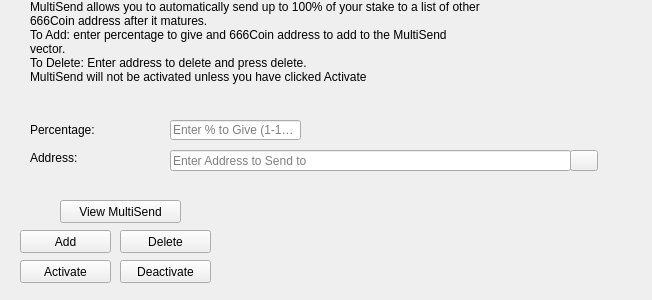
<?xml version="1.0" encoding="UTF-8"?>
<ui version="4.0">
 <class>StakeForCharityDialog</class>
 <widget class="QWidget" name="StakeForCharityDialog">
  <property name="windowModality">
   <enum>Qt::NonModal</enum>
  </property>
  <property name="geometry">
   <rect>
    <x>0</x>
    <y>0</y>
    <width>652</width>
    <height>300</height>
   </rect>
  </property>
  <property name="windowTitle">
   <string>Stake For Charity</string>
  </property>
  <widget class="QLineEdit" name="charityPercentEdit">
   <property name="geometry">
    <rect>
     <x>170</x>
     <y>120</y>
     <width>131</width>
     <height>20</height>
    </rect>
   </property>
   <property name="toolTip">
    <string>Enter whole numbers 1 - 100</string>
   </property>
   <property name="placeholderText">
    <string>Enter % to Give (1-100)</string>
   </property>
  </widget>
  <widget class="QLineEdit" name="charityAddressEdit">
   <property name="geometry">
    <rect>
     <x>170</x>
     <y>150</y>
     <width>401</width>
     <height>21</height>
    </rect>
   </property>
   <property name="toolTip">
    <string/>
   </property>
   <property name="placeholderText">
    <string>Enter Address to Send to</string>
   </property>
  </widget>
  <widget class="QLabel" name="label_2">
   <property name="geometry">
    <rect>
     <x>30</x>
     <y>0</y>
     <width>451</width>
     <height>121</height>
    </rect>
   </property>
   <property name="lineWidth">
    <number>1</number>
   </property>
   <property name="text">
    <string>MultiSend allows you to automatically send up to 100% of your stake to a list of other 666Coin address after it matures.
To Add: enter percentage to give and 666Coin address to add to the MultiSend vector.
To Delete: Enter address to delete and press delete.
MultiSend will not be activated unless you have clicked Activate</string>
   </property>
   <property name="alignment">
    <set>Qt::AlignLeading|Qt::AlignLeft|Qt::AlignTop</set>
   </property>
   <property name="wordWrap">
    <bool>true</bool>
   </property>
  </widget>
  <widget class="QLabel" name="message">
   <property name="geometry">
    <rect>
     <x>240</x>
     <y>200</y>
     <width>381</width>
     <height>91</height>
    </rect>
   </property>
   <property name="text">
    <string/>
   </property>
  </widget>
  <widget class="QPushButton" name="addButton">
   <property name="geometry">
    <rect>
     <x>20</x>
     <y>230</y>
     <width>91</width>
     <height>23</height>
    </rect>
   </property>
   <property name="toolTip">
    <string/>
   </property>
   <property name="statusTip">
    <string>Add to MultiSend Vector</string>
   </property>
   <property name="text">
    <string>Add</string>
   </property>
  </widget>
  <widget class="QPushButton" name="disableButton">
   <property name="geometry">
    <rect>
     <x>120</x>
     <y>260</y>
     <width>91</width>
     <height>23</height>
    </rect>
   </property>
   <property name="statusTip">
    <string>Deactivate MultiSend</string>
   </property>
   <property name="text">
    <string>Deactivate</string>
   </property>
  </widget>
  <widget class="QPushButton" name="addressBookButton">
   <property name="geometry">
    <rect>
     <x>570</x>
     <y>150</y>
     <width>28</width>
     <height>21</height>
    </rect>
   </property>
   <property name="toolTip">
    <string>Choose an address from the address book</string>
   </property>
   <property name="text">
    <string/>
   </property>
   <property name="icon">
    <iconset resource="../bitcoin.qrc">
     <normaloff>:/icons/address-book</normaloff>:/icons/address-book</iconset>
   </property>
   <property name="shortcut">
    <string>Alt+A</string>
   </property>
   <property name="autoDefault">
    <bool>false</bool>
   </property>
  </widget>
  <widget class="QLabel" name="label">
   <property name="geometry">
    <rect>
     <x>30</x>
     <y>120</y>
     <width>121</width>
     <height>20</height>
    </rect>
   </property>
   <property name="toolTip">
    <string>Percentage of stake to send</string>
   </property>
   <property name="text">
    <string>Percentage:</string>
   </property>
  </widget>
  <widget class="QLabel" name="label_5">
   <property name="geometry">
    <rect>
     <x>30</x>
     <y>150</y>
     <width>111</width>
     <height>16</height>
    </rect>
   </property>
   <property name="toolTip">
    <string>Address to send portion of stake to</string>
   </property>
   <property name="text">
    <string>Address:</string>
   </property>
  </widget>
  <widget class="QPushButton" name="deleteButton">
   <property name="geometry">
    <rect>
     <x>120</x>
     <y>230</y>
     <width>91</width>
     <height>23</height>
    </rect>
   </property>
   <property name="toolTip">
    <string/>
   </property>
   <property name="statusTip">
    <string>Delete Address From MultiSend Vector</string>
   </property>
   <property name="text">
    <string>Delete</string>
   </property>
  </widget>
  <widget class="QPushButton" name="activateButton">
   <property name="geometry">
    <rect>
     <x>20</x>
     <y>260</y>
     <width>91</width>
     <height>23</height>
    </rect>
   </property>
   <property name="statusTip">
    <string>Activate MultiSend</string>
   </property>
   <property name="text">
    <string>Activate</string>
   </property>
  </widget>
  <widget class="QPushButton" name="viewButton">
   <property name="geometry">
    <rect>
     <x>60</x>
     <y>200</y>
     <width>121</width>
     <height>23</height>
    </rect>
   </property>
   <property name="toolTip">
    <string/>
   </property>
   <property name="statusTip">
    <string>View MultiSend Vector</string>
   </property>
   <property name="text">
    <string>View MultiSend</string>
   </property>
  </widget>
 </widget>
 <resources>
  <include location="../bitcoin.qrc"/>
 </resources>
 <connections/>
</ui>
